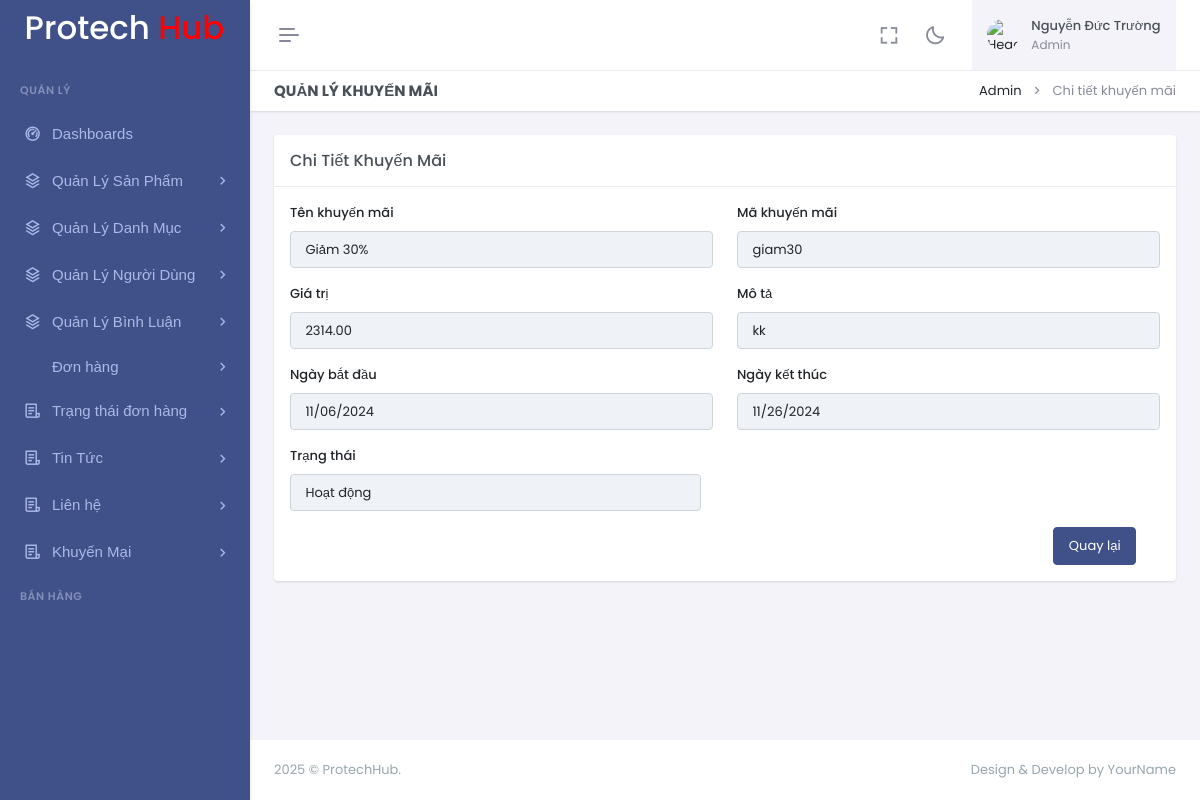
/admin/index.php?act=khuyenmais/show&id=1 (signed in), run on the app's committed database.
### tables this page shows
CREATE TABLE `khuyen_mais` (
  `id` int NOT NULL,
  `ten_khuyen_mai` varchar(255) NOT NULL,
  `ma_khuyen_mai` varchar(50) NOT NULL,
  `gia_tri` decimal(10,2) NOT NULL,
  `ngay_bat_dau` date NOT NULL,
  `ngay_ket_thuc` date NOT NULL,
  `mo_ta` text,
  `trang_thai` tinyint(1) NOT NULL
);

### commons/function.php (called while the page is built)
<?php
function connectDB() {
    $host = DB_HOST;
    $port = DB_PORT;
    $dbname = DB_NAME;
    try {
        $conn = new PDO("mysql:host=$host;port=$port;dbname=$dbname", DB_USERNAME, DB_PASSWORD);
        $conn->setAttribute(PDO::ATTR_ERRMODE, PDO::ERRMODE_EXCEPTION);
        $conn->setAttribute(PDO::ATTR_DEFAULT_FETCH_MODE, PDO::FETCH_ASSOC);
        return $conn;
    } catch (PDOException $e) {
        echo ("Connection failed: " . $e->getMessage());
    }
}

### admin/models/KhuyenMai.php (called while the page is built, shortened)
<?php
class KhuyenMai
{
    private $conn;
    public function __construct()
    {
        $this->conn = connectDB();
    }
    public function getById($id)
    {
        $sql = "SELECT * FROM khuyen_mais WHERE id = :id";
        $stmt = $this->conn->prepare($sql);
        $stmt->execute(['id' => $id]);
        return $stmt->fetch();
    }
}

### admin/views/khuyenmais/show.php (the view, shortened to what this page needs)
<!doctype html>
<html lang="en" data-layout="vertical" data-topbar="light" data-sidebar="dark" data-sidebar-size="lg"
    data-sidebar-image="none" data-preloader="disable" data-theme="default" data-theme-colors="default">
<head>
    <?php require_once "views/layouts/libs_css.php"; ?>
</head>
<body>
    <div id="layout-wrapper">
        <?php
        require_once "views/layouts/header.php";
        require_once "views/layouts/siderbar.php";
        ?>
        <div class="main-content">
            <div class="page-content">
                <div class="container-fluid">
                    <div class="row">
                        <div class="col-12">
                            <div class="page-title-box d-sm-flex align-items-center justify-content-between bg-galaxy-transparent">
                                <h4 class="mb-sm-0">Quản lý khuyến mãi</h4>
                                <div class="page-title-right">
                                    <ol class="breadcrumb m-0">
                                        <li class="breadcrumb-item"><a href="javascript: void(0);">Admin</a></li>
                                        <li class="breadcrumb-item active">Chi tiết khuyến mãi</li>
                                    </ol>
                                </div>
                            </div>
                        </div>
                    </div>
                    <div class="row">
                        <div class="col">
                            <div class="h-100">
                                <div class="card">
                                    <div class="card-header align-items-center d-flex">
                                        <h4 class="card-title mb-0 flex-grow-1">Chi Tiết Khuyến Mãi</h4>
                                    </div>
                                    <div class="card-body">
                                        <div class="live-preview">
                                            <form>
                                                <div class="row">
                                                    <div class="col-md-6">
                                                        <div class="mb-3">
                                                            <label for="ten_khuyen_mai" class="form-label">Tên khuyến mãi</label>
                                                            <input type="text" class="form-control" id="ten_khuyen_mai" name="ten_khuyen_mai" value="<?php echo $khuyenmai['ten_khuyen_mai'] ?? ''; ?>" disabled>
                                                        </div>
                                                    </div>
                                                    <div class="col-md-6">
                                                        <div class="mb-3">
                                                            <label for="ma_khuyen_mai" class="form-label">Mã khuyến mãi</label>
                                                            <input type="text" class="form-control" id="ma_khuyen_mai" name="ma_khuyen_mai" value="<?php echo $khuyenmai['ma_khuyen_mai'] ?? ''; ?>" disabled>
                                                        </div>
                                                    </div>
                                                </div>
                                                <div class="row">
                                                    <div class="col-md-6">
                                                        <div class="mb-3">
                                                            <label for="gia_tri" class="form-label">Giá trị</label>
                                                            <input type="text" class="form-control" id="gia_tri" name="gia_tri" value="<?php echo $khuyenmai['gia_tri'] ?? ''; ?>" disabled>
                                                        </div>
                                                    </div>
                                                    <div class="col-md-6">
                                                        <div class="mb-3">
                                                            <label for="ngay_bat_dau" class="form-label">Mô tả</label>
                                                            <input type="text" class="form-control" id="mo_ta" name="mo_ta" value="<?php echo $khuyenmai['mo_ta'] ?? ''; ?>" disabled>
                                                        </div>
                                                    </div>
                                                    <div class="col-md-6">
                                                        <div class="mb-3">
                                                            <label for="ngay_bat_dau" class="form-label">Ngày bắt đầu</label>
                                                            <input type="date" class="form-control" id="ngay_bat_dau" name="ngay_bat_dau" value="<?php echo $khuyenmai['ngay_bat_dau'] ?? ''; ?>" disabled>
                                                        </div>
                                                    </div>
                                                    <div class="col-md-6">
                                                        <div class="mb-3">
                                                            <label for="ngay_bat_dau" class="form-label">Ngày kết thúc</label>
                                                            <input type="date" class="form-control" id="ngay_ket_thuc" name="ngay_bat_dau" value="<?php echo $khuyenmai['ngay_ket_thuc'] ?? ''; ?>" disabled>
                                                        </div>
                                                    </div>
                                                    <div class="row">
                                                        <div class="col-md-6">
                                                            <div class="mb-3">
                                                                <label for="trang_thai" class="form-label">Trạng
                                                                    thái</label>
                                                                <input type="text" class="form-control" id="trang_thai"
                                                                    name="trang_thai"
                                                                    value="<?php echo $khuyenmai['trang_thai'] == 1 ? 'Hoạt động' : 'Ngừng hoạt động'; ?>"
                                                                    disabled>
                                                            </div>
                                                        </div>
                                                    </div>
                                                    <div class="row">
                                                        <div class="col-lg-12">
                                                            <div class="text-end">
                                                                <a href="?act=khuyenmais" class="btn btn-primary">Quay
                                                                    lại</a>
                                                            </div>
                                                        </div>
                                                    </div>
                                                </div>
                                            </form>
                                        </div>
                                    </div>
                                </div>
                            </div>
                        </div>
                    </div>
                </div>
            </div>
        </div>
        <footer class="footer">
            <div class="container-fluid">
                <div class="row">
                    <div class="col-sm-6">
                         © ProtechHub.
                    </div>
                    <div class="col-sm-6">
                        <div class="text-sm-end d-none d-sm-block">
                            Design & Develop by YourName
                        </div>
                    </div>
                </div>
            </div>
        </footer>
    </div>
</body>
</html>

### data on the page
khuyen_mais: ten_khuyen_mai "Giảm 30%", ma_khuyen_mai "giam30", gia_tri "2314.00", mo_ta "kk", ngay_bat_dau "11/06/2024", ngay_bat_dau "11/26/2024", trang_thai "Hoạt động"

### other printed values
$_SESSION['user'] "Nguyễn Đức Trường"
